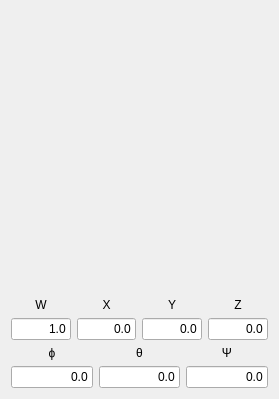
<?xml version="1.0" encoding="UTF-8"?>
<ui version="4.0">
 <class>GenericHUD</class>
 <widget class="QWidget" name="GenericHUD">
  <property name="geometry">
   <rect>
    <x>0</x>
    <y>0</y>
    <width>279</width>
    <height>399</height>
   </rect>
  </property>
  <property name="sizePolicy">
   <sizepolicy hsizetype="Minimum" vsizetype="Minimum">
    <horstretch>0</horstretch>
    <verstretch>0</verstretch>
   </sizepolicy>
  </property>
  <property name="minimumSize">
   <size>
    <width>140</width>
    <height>220</height>
   </size>
  </property>
  <property name="windowTitle">
   <string>Generic HUD</string>
  </property>
  <layout class="QGridLayout" name="gridLayout">
   <item row="2" column="1">
    <layout class="QGridLayout" name="layout_q">
     <item row="0" column="1">
      <widget class="QLabel" name="label_q_x">
       <property name="text">
        <string>X</string>
       </property>
       <property name="alignment">
        <set>Qt::AlignCenter</set>
       </property>
      </widget>
     </item>
     <item row="0" column="0">
      <widget class="QLabel" name="label_q_w">
       <property name="text">
        <string>W</string>
       </property>
       <property name="alignment">
        <set>Qt::AlignCenter</set>
       </property>
      </widget>
     </item>
     <item row="0" column="5">
      <widget class="QLabel" name="label_q_z">
       <property name="text">
        <string>Z</string>
       </property>
       <property name="alignment">
        <set>Qt::AlignCenter</set>
       </property>
      </widget>
     </item>
     <item row="1" column="1">
      <widget class="QLineEdit" name="input_q_x">
       <property name="text">
        <string>0.0</string>
       </property>
       <property name="alignment">
        <set>Qt::AlignRight|Qt::AlignTrailing|Qt::AlignVCenter</set>
       </property>
      </widget>
     </item>
     <item row="1" column="0">
      <widget class="QLineEdit" name="input_q_w">
       <property name="inputMask">
        <string/>
       </property>
       <property name="text">
        <string>1.0</string>
       </property>
       <property name="alignment">
        <set>Qt::AlignRight|Qt::AlignTrailing|Qt::AlignVCenter</set>
       </property>
      </widget>
     </item>
     <item row="0" column="3">
      <widget class="QLabel" name="label_q_y">
       <property name="text">
        <string>Y</string>
       </property>
       <property name="alignment">
        <set>Qt::AlignCenter</set>
       </property>
      </widget>
     </item>
     <item row="1" column="3">
      <widget class="QLineEdit" name="input_q_y">
       <property name="text">
        <string>0.0</string>
       </property>
       <property name="alignment">
        <set>Qt::AlignRight|Qt::AlignTrailing|Qt::AlignVCenter</set>
       </property>
      </widget>
     </item>
     <item row="1" column="5">
      <widget class="QLineEdit" name="input_q_z">
       <property name="text">
        <string>0.0</string>
       </property>
       <property name="alignment">
        <set>Qt::AlignRight|Qt::AlignTrailing|Qt::AlignVCenter</set>
       </property>
      </widget>
     </item>
    </layout>
   </item>
   <item row="0" column="1">
    <widget class="QWidget" name="widget_plot_3d" native="true">
     <property name="sizePolicy">
      <sizepolicy hsizetype="Expanding" vsizetype="Expanding">
       <horstretch>0</horstretch>
       <verstretch>0</verstretch>
      </sizepolicy>
     </property>
    </widget>
   </item>
   <item row="8" column="1">
    <layout class="QGridLayout" name="layout_e">
     <item row="0" column="0">
      <widget class="QLabel" name="label_e_r">
       <property name="text">
        <string>ϕ</string>
       </property>
       <property name="alignment">
        <set>Qt::AlignCenter</set>
       </property>
      </widget>
     </item>
     <item row="0" column="1">
      <widget class="QLabel" name="label_e_p">
       <property name="text">
        <string>θ</string>
       </property>
       <property name="alignment">
        <set>Qt::AlignCenter</set>
       </property>
      </widget>
     </item>
     <item row="0" column="2">
      <widget class="QLabel" name="label_e_y">
       <property name="text">
        <string>Ψ</string>
       </property>
       <property name="alignment">
        <set>Qt::AlignCenter</set>
       </property>
      </widget>
     </item>
     <item row="1" column="0">
      <widget class="QLineEdit" name="input_e_r">
       <property name="text">
        <string>0.0</string>
       </property>
       <property name="alignment">
        <set>Qt::AlignRight|Qt::AlignTrailing|Qt::AlignVCenter</set>
       </property>
      </widget>
     </item>
     <item row="1" column="1">
      <widget class="QLineEdit" name="input_e_p">
       <property name="text">
        <string>0.0</string>
       </property>
       <property name="alignment">
        <set>Qt::AlignRight|Qt::AlignTrailing|Qt::AlignVCenter</set>
       </property>
      </widget>
     </item>
     <item row="1" column="2">
      <widget class="QLineEdit" name="input_e_y">
       <property name="text">
        <string>0.0</string>
       </property>
       <property name="alignment">
        <set>Qt::AlignRight|Qt::AlignTrailing|Qt::AlignVCenter</set>
       </property>
      </widget>
     </item>
    </layout>
   </item>
  </layout>
 </widget>
 <resources/>
 <connections/>
</ui>
